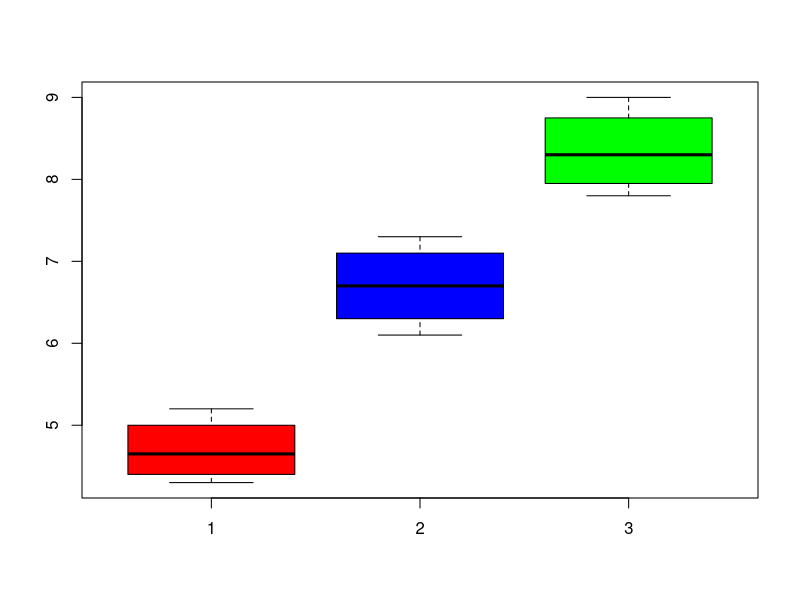
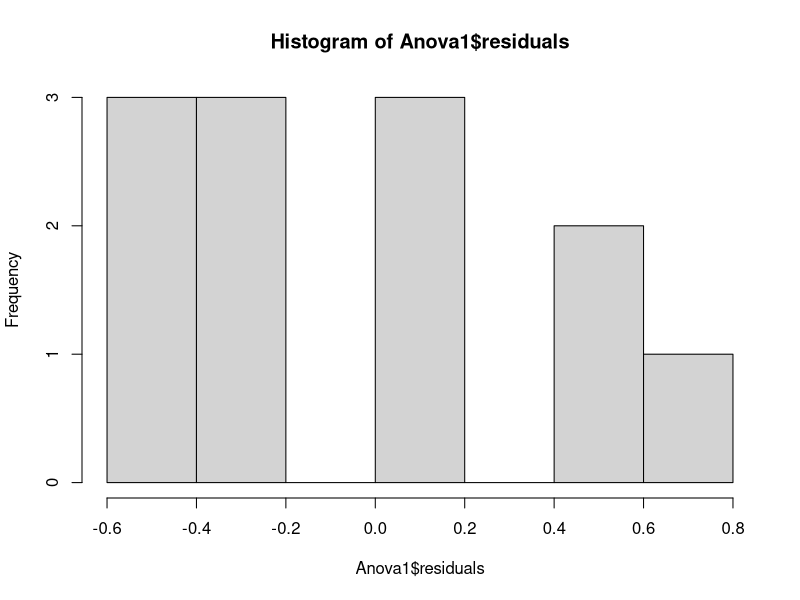
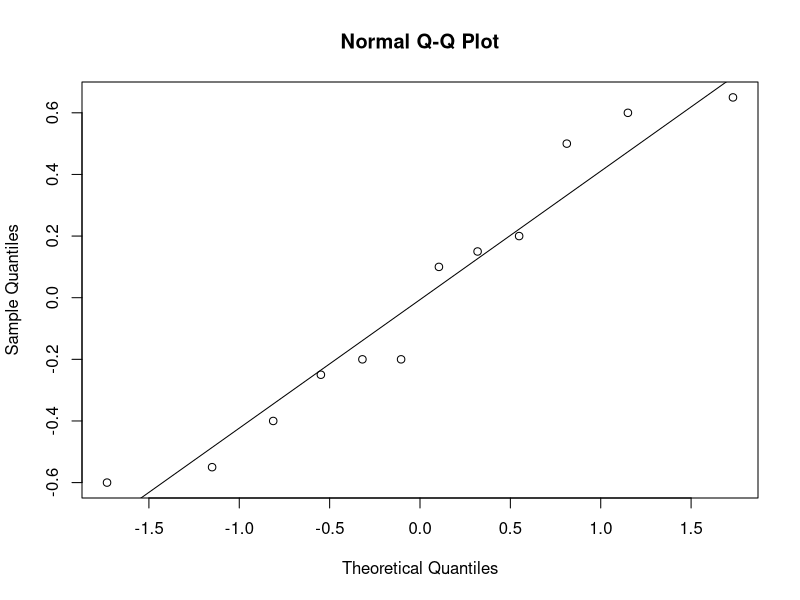
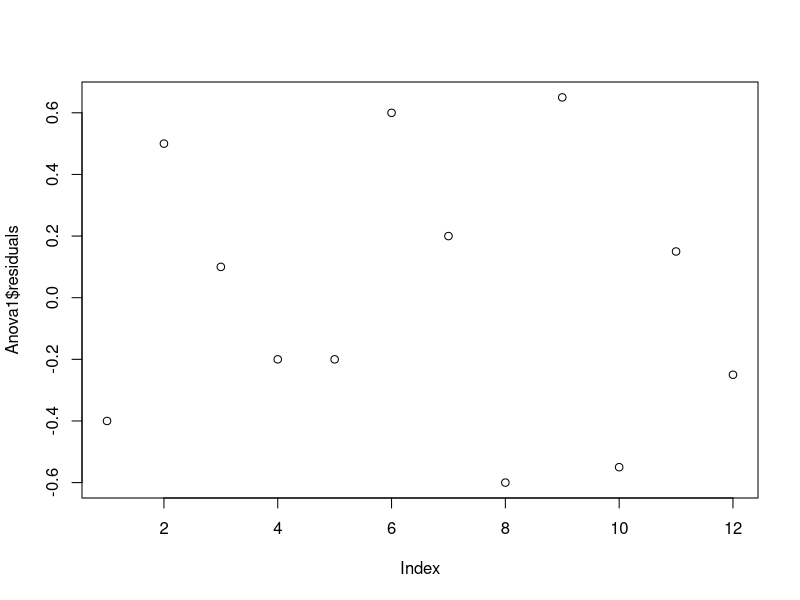

The R script that drew these images, in order:
# TEMA 5

Tratamiento1<-c(4.3,5.2,4.8,4.5)
Tratamiento2<-c(6.5,7.3,6.9,6.1)
Tratamiento3<-c(9,7.8,8.5,8.1)

boxplot(Tratamiento1,Tratamiento2,Tratamiento3,col=c('red','blue','green'))

m<-3
m1<-mean(Tratamiento1); m2<-mean(Tratamiento2); m3<-mean(Tratamiento3)
v1<-var(Tratamiento1); v2<-var(Tratamiento2); v3<-var(Tratamiento3)

n1<-4; n2<-4; n3<-4

N<-n1+n2+n3

mTot<-sum(Tratamiento1,Tratamiento2,Tratamiento3)/N

SC.Tratamientos<-4*sum((c(m1,m2,m3)-mTot)^2)
SC.Error<- ((n1-1)*v1+(n2-1)*v2+(n3-1)*v3)

CM.Tratamientos<-SC.Tratamientos/(m-1)
CM.Error <- SC.Error/(N-m)

F0<-CM.Tratamientos/CM.Error

alpha<-0.05

qf(1-alpha,m-1,N-m)
F0>qf(1-alpha,m-1,N-m)

p.valor<- 1-pf(F0,m-1,N-m)
p.valor<alpha

# aov

Tratamientos<-c("1","1","1","1","2","2","2","2","3","3","3","3")
Almidon<-c(Tratamiento1,Tratamiento2,Tratamiento3)

Datos<-data.frame(TRATAMIENTOS=Tratamientos,ALMIDON=Almidon)
Anova1<-aov(Datos$ALM~Datos$TRAT)

summary(Anova1)

# Comparacion de medias

abs(m1-m2)/sqrt(0.23*(2/4))>qt(1-0.05/2,9)
abs(m1-m3)/sqrt(0.23*(2/4))>qt(1-0.05/2,9)
abs(m3-m2)/sqrt(0.23*(2/4))>qt(1-0.05/2,9)

abs(m1-m2)/sqrt(0.23*(1/4))>qtukey(0.95,3,9)
abs(m1-m3)/sqrt(0.23*(1/4))>qtukey(0.95,3,9)
abs(m3-m2)/sqrt(0.23*(1/4))>qtukey(0.95,3,9)

# Verificacion supuestos

hist(Anova1$residuals)
qqnorm(Anova1$residuals)
qqline(Anova1$residuals)

shapiro.test(Anova1$residuals)

bartlett.test(Datos$ALM~Datos$TRAT)

plot(Anova1$residuals)
